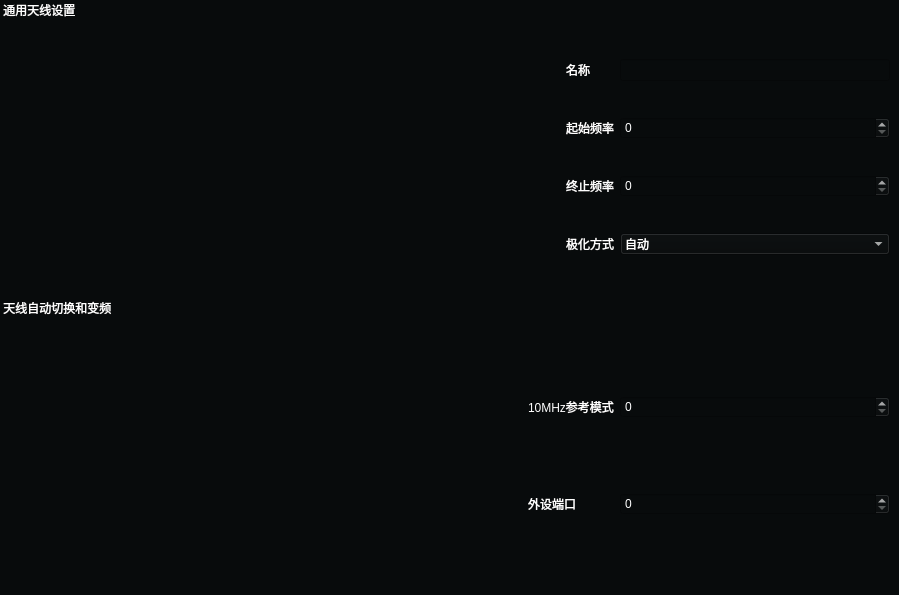
<?xml version="1.0" encoding="UTF-8"?>
<ui version="4.0">
 <class>Antenna2</class>
 <widget class="QWidget" name="Antenna2">
  <property name="geometry">
   <rect>
    <x>0</x>
    <y>0</y>
    <width>899</width>
    <height>595</height>
   </rect>
  </property>
  <property name="windowTitle">
   <string>Form</string>
  </property>
  <layout class="QVBoxLayout" name="verticalLayout">
   <property name="spacing">
    <number>0</number>
   </property>
   <property name="leftMargin">
    <number>0</number>
   </property>
   <property name="topMargin">
    <number>0</number>
   </property>
   <property name="rightMargin">
    <number>0</number>
   </property>
   <property name="bottomMargin">
    <number>0</number>
   </property>
   <item>
    <widget class="QWidget" name="widget" native="true">
     <property name="autoFillBackground">
      <bool>false</bool>
     </property>
     <property name="styleSheet">
      <string notr="true">QWidget{
	background-color:rgb(8, 11, 12);
	color: white;
}</string>
     </property>
     <layout class="QVBoxLayout" name="verticalLayout_2">
      <property name="spacing">
       <number>0</number>
      </property>
      <property name="leftMargin">
       <number>0</number>
      </property>
      <property name="topMargin">
       <number>0</number>
      </property>
      <property name="rightMargin">
       <number>0</number>
      </property>
      <property name="bottomMargin">
       <number>0</number>
      </property>
      <item>
       <widget class="QWidget" name="GeneralAntennaSetting" native="true">
        <layout class="QVBoxLayout" name="verticalLayout_15">
         <property name="spacing">
          <number>0</number>
         </property>
         <property name="leftMargin">
          <number>0</number>
         </property>
         <property name="topMargin">
          <number>0</number>
         </property>
         <property name="rightMargin">
          <number>0</number>
         </property>
         <property name="bottomMargin">
          <number>0</number>
         </property>
         <item>
          <widget class="QLabel" name="label_49">
           <property name="maximumSize">
            <size>
             <width>16777215</width>
             <height>20</height>
            </size>
           </property>
           <property name="text">
            <string> 通用天线设置</string>
           </property>
          </widget>
         </item>
         <item>
          <widget class="QWidget" name="widget_12" native="true">
           <property name="focusPolicy">
            <enum>Qt::NoFocus</enum>
           </property>
           <layout class="QGridLayout" name="gridLayout_11">
            <property name="leftMargin">
             <number>9</number>
            </property>
            <property name="topMargin">
             <number>9</number>
            </property>
            <item row="0" column="1">
             <widget class="QLabel" name="label_51">
              <property name="text">
               <string>名称</string>
              </property>
             </widget>
            </item>
            <item row="0" column="2">
             <widget class="QLineEdit" name="lineEdit">
              <property name="sizePolicy">
               <sizepolicy hsizetype="Preferred" vsizetype="Fixed">
                <horstretch>0</horstretch>
                <verstretch>0</verstretch>
               </sizepolicy>
              </property>
              <property name="minimumSize">
               <size>
                <width>270</width>
                <height>0</height>
               </size>
              </property>
             </widget>
            </item>
            <item row="3" column="1">
             <widget class="QLabel" name="label_55">
              <property name="text">
               <string>极化方式</string>
              </property>
             </widget>
            </item>
            <item row="2" column="1">
             <widget class="QLabel" name="label_53">
              <property name="text">
               <string>终止频率</string>
              </property>
             </widget>
            </item>
            <item row="0" column="0">
             <spacer name="horizontalSpacer_15">
              <property name="orientation">
               <enum>Qt::Horizontal</enum>
              </property>
              <property name="sizeHint" stdset="0">
               <size>
                <width>40</width>
                <height>20</height>
               </size>
              </property>
             </spacer>
            </item>
            <item row="1" column="1">
             <widget class="QLabel" name="label">
              <property name="text">
               <string>起始频率</string>
              </property>
             </widget>
            </item>
            <item row="1" column="2">
             <widget class="QSpinBox" name="spinBox"/>
            </item>
            <item row="2" column="2">
             <widget class="QSpinBox" name="spinBox_2"/>
            </item>
            <item row="3" column="2">
             <widget class="QComboBox" name="comboBox">
              <item>
               <property name="text">
                <string>自动</string>
               </property>
              </item>
             </widget>
            </item>
           </layout>
          </widget>
         </item>
        </layout>
       </widget>
      </item>
      <item>
       <widget class="QWidget" name="AutoSwitchFreCon" native="true">
        <layout class="QVBoxLayout" name="verticalLayout_16">
         <property name="spacing">
          <number>0</number>
         </property>
         <property name="leftMargin">
          <number>0</number>
         </property>
         <property name="topMargin">
          <number>0</number>
         </property>
         <property name="rightMargin">
          <number>0</number>
         </property>
         <property name="bottomMargin">
          <number>0</number>
         </property>
         <item>
          <widget class="QLabel" name="label_50">
           <property name="maximumSize">
            <size>
             <width>16777215</width>
             <height>20</height>
            </size>
           </property>
           <property name="text">
            <string> 天线自动切换和变频</string>
           </property>
          </widget>
         </item>
         <item>
          <widget class="QWidget" name="widget_13" native="true">
           <property name="focusPolicy">
            <enum>Qt::NoFocus</enum>
           </property>
           <layout class="QGridLayout" name="gridLayout_12">
            <property name="leftMargin">
             <number>9</number>
            </property>
            <property name="topMargin">
             <number>9</number>
            </property>
            <item row="1" column="1">
             <widget class="QLabel" name="label_58">
              <property name="text">
               <string>外设端口</string>
              </property>
             </widget>
            </item>
            <item row="0" column="1">
             <widget class="QLabel" name="label_56">
              <property name="text">
               <string>10MHz参考模式</string>
              </property>
             </widget>
            </item>
            <item row="0" column="0">
             <spacer name="horizontalSpacer_16">
              <property name="orientation">
               <enum>Qt::Horizontal</enum>
              </property>
              <property name="sizeHint" stdset="0">
               <size>
                <width>40</width>
                <height>20</height>
               </size>
              </property>
             </spacer>
            </item>
            <item row="0" column="2">
             <widget class="QSpinBox" name="spinBox_3">
              <property name="minimumSize">
               <size>
                <width>270</width>
                <height>0</height>
               </size>
              </property>
             </widget>
            </item>
            <item row="1" column="2">
             <widget class="QSpinBox" name="spinBox_4"/>
            </item>
           </layout>
          </widget>
         </item>
        </layout>
       </widget>
      </item>
     </layout>
    </widget>
   </item>
  </layout>
 </widget>
 <resources/>
 <connections/>
</ui>
